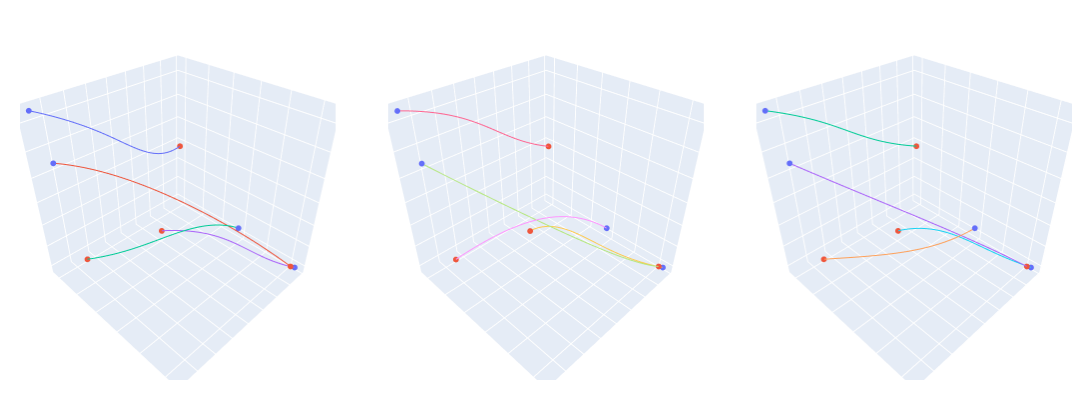

Here is the notebook cell this chart was saved with:
### Code cell
# Generated
multiviz_trajs(px_trajs[:3], py_trajs[:3], pz_trajs[:3], nrows=1, ncols=3, num_agents=num_agent, height=400, width=1_600)
